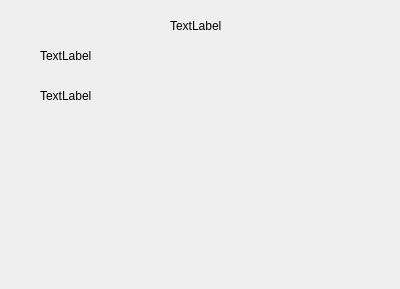
<?xml version="1.0" encoding="UTF-8"?>
<ui version="4.0">
 <class>changePsw</class>
 <widget class="QDialog" name="changePsw">
  <property name="geometry">
   <rect>
    <x>0</x>
    <y>0</y>
    <width>400</width>
    <height>289</height>
   </rect>
  </property>
  <property name="windowTitle">
   <string>Dialog</string>
  </property>
  <widget class="QLabel" name="label">
   <property name="geometry">
    <rect>
     <x>40</x>
     <y>50</y>
     <width>54</width>
     <height>12</height>
    </rect>
   </property>
   <property name="text">
    <string>TextLabel</string>
   </property>
  </widget>
  <widget class="QLabel" name="label_2">
   <property name="geometry">
    <rect>
     <x>40</x>
     <y>90</y>
     <width>54</width>
     <height>12</height>
    </rect>
   </property>
   <property name="text">
    <string>TextLabel</string>
   </property>
  </widget>
  <widget class="QLabel" name="label_3">
   <property name="geometry">
    <rect>
     <x>170</x>
     <y>20</y>
     <width>54</width>
     <height>12</height>
    </rect>
   </property>
   <property name="text">
    <string>TextLabel</string>
   </property>
  </widget>
 </widget>
 <resources/>
 <connections/>
</ui>
